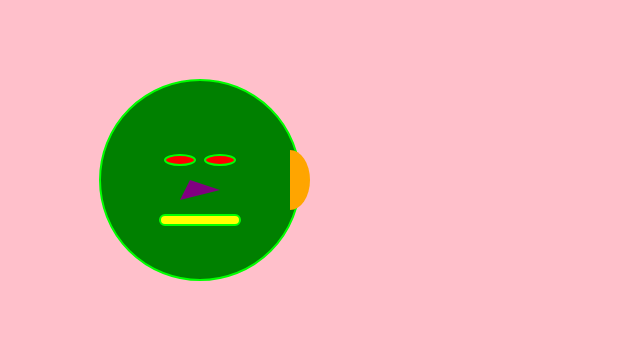
Frame 1 (no input)
Frame 60 (no input): identical to frame 1, image omitted
Frame 120 (the mouse pressed at the canvas centre since frame 60): identical to frame 1, image omitted

The p5.js sketch that drew this single still picture (run headless with seeded random() and noise() and a simulated clock; from frame 60 on, the mouse is pressed at the canvas centre):

// p5.js sketch
// ── sketch.js

/*
any note i want to make
*/

function setup() {
	createCanvas (640,360)
}

function draw() {
	background ('pink');

	//SHAPES THAT ARE ONLY xy coordinate + size//

	fill ('green');
	stroke ('lime');
	strokeWeight (2);

//face area 
	
	ellipse (200, 180, 200);
	fill ('red');

//right eye
	ellipse (220, 160, 30, 10);

//left eye
	ellipse (180, 160, 30, 10);
	fill ('yellow');

//mouth
	rectMode (CENTER);
	rect (200, 220, 80, 10, 5);
    
//right ear
    noStroke ();
    fill ('orange');
	arc (290, 180, 40, 60, -HALF_PI, HALF_PI);
	arc (290, 180, 30, 50, -HALF_PI, HALF_PI);

//SHAPES THAT ARE ONLY XY POINTS
//hair
    noFill ();
    noStroke ();
    line(150, 60, 170, 100);
    line(160, 60, 180, 100);
    line(170, 60, 190, 100);
    line(180, 60, 200, 100);

//nose
    fill ('purple');
    triangle (190, 180, 180, 200, 220, 190);
}
